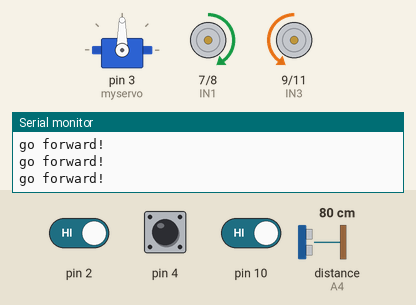
Recording of a sketch running on a simulated Arduino Uno, built with avr-gcc and run on an emulated ATmega328P. Parts: servo, motor-driver pin pairs drawn as motors (green arrow = first pin HIGH = forward, orange = second pin HIGH = backward, longer = more drive, scaled by the enable pin), the last lines printed to the serial monitor. Wiring (inferred from the names in the program): ultrasonic range finder: trigger A5; echo A4. The inputs (shaded band) are chosen by the test bench; at power-on: distance to the obstacle (sensor on A4) 80 cm, pin 2 HIGH, pin 10 HIGH, pin 4 HIGH. The echo pulse lasts 58.3 µs per cm; random numbers use the default seed unless the sketch sets one.

Above: at 1.2 s.
1.3 s: distance to the obstacle (sensor on A4) set to 44 cm
4.3 s: distance to the obstacle (sensor on A4) set to 39 cm
At 4.73 s:
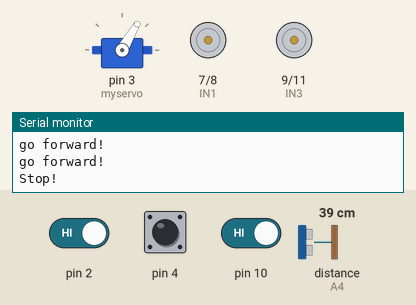
At 5.37 s:
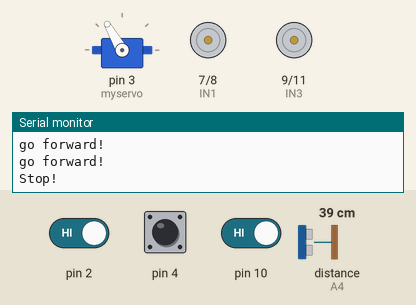
7.3 s: pin 2 driven LOW
9.6 s: pin 2 driven HIGH
At 10.5 s:
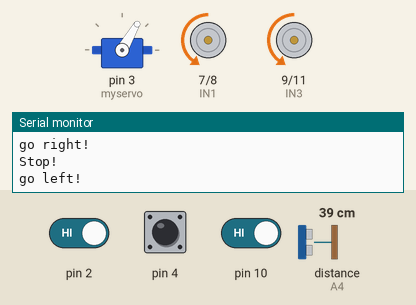
12.6 s: pin 10 driven LOW
15.0 s: pin 10 driven HIGH
At 15.07 s:
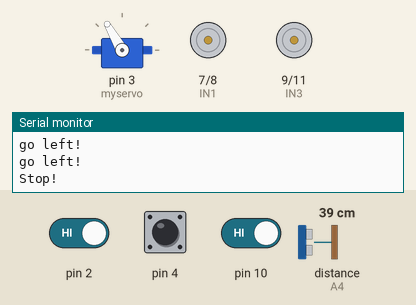
Timing chart, 0 to 19.0 s (numbered marks = the images above; inputs shaded):
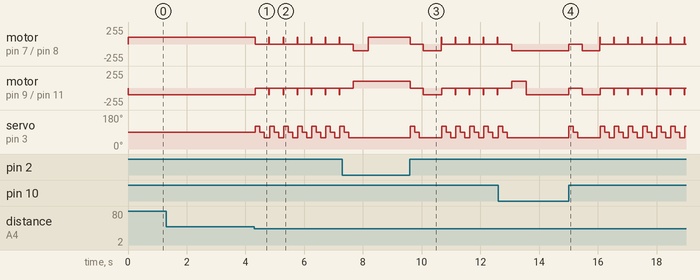

Measured:
- the behaviour switches between 42 and 41 cm on distance to the obstacle (sensor on A4) (found by bisection; images 0 and 1)
- after the input at 4.3 s, motor on pin 7 (IN1) / pin 8 (IN2): alternates forward 100/255 for 0.02 s and stopped for 0.46 s, starting at once; motor on pin 9 (IN3) / pin 11 (IN4): alternates backward 100/255 for 0.02 s and stopped for 0.46 s, starting at once
- after the input at 9.6 s, motor on pin 9 (IN3) / pin 11 (IN4): goes stopped 0.46 s, backward 100/255 0.62 s, 4 × (stopped 0.46 s, backward 100/255 0.02 s), then stopped, starting at once; servo on pin 3 (myservo): 60° → 120° at once, → 90° 0.15 s later, → 60° 0.15 s later, → 120° 0.77 s later, … (15 changes in this stretch)
- after the input at 15.0 s, motor on pin 9 (IN3) / pin 11 (IN4): goes stopped 0.46 s, backward 100/255 0.62 s, 6 × (stopped 0.46 s, backward 100/255 0.02 s), then stopped, starting at once; servo on pin 3 (myservo): 60° → 120° at once, → 90° 0.15 s later, → 60° 0.15 s later, → 120° 0.77 s later, … (22 changes in this stretch)

The sketch:

lab3_objectAvoidance.ino
```cpp
//Christopher Ho
//500840595
//christopher.j.ho@ryerson.ca

#include <Servo.h>  //servo library
Servo myservo;      // create servo object to control servo
int Echo = A4;
int Trig = A5;
int rightDistance = 0, leftDistance = 0, middleDistance = 0;

//Line Tracking IO define
#define LT_R !digitalRead(10)
#define LT_M !digitalRead(4)
#define LT_L !digitalRead(2)

#define ENA 5
#define ENB 6
#define IN1 7
#define IN2 8
#define IN3 9
#define IN4 11

#define carSpeed 100
long randNumber;

/* Two independent timed events */
const unsigned long eventTime1_Ultrasonic = 100;
const unsigned long eventTime_2_Ultrasonic = 200; //interval in ms
const unsigned long eventTime3_Ultrasonic = 300;

unsigned long previousTime_1 = 0;
unsigned long previousTime_2 = 0;
unsigned long previousTime_3 = 0;

void forward() {
  analogWrite(ENA, carSpeed);
  analogWrite(ENB, carSpeed);
  digitalWrite(IN1, HIGH);
  digitalWrite(IN2, LOW);
  digitalWrite(IN3, LOW);
  digitalWrite(IN4, HIGH);
  Serial.println("go forward!");
}

void back() {
  analogWrite(ENA, carSpeed);
  analogWrite(ENB, carSpeed);
  digitalWrite(IN1, LOW);
  digitalWrite(IN2, HIGH);
  digitalWrite(IN3, HIGH);
  digitalWrite(IN4, LOW);
  Serial.println("go back!");
}

void left() {
  analogWrite(ENA, carSpeed);
  analogWrite(ENB, carSpeed);
  digitalWrite(IN1, LOW);
  digitalWrite(IN2, HIGH);
  digitalWrite(IN3, LOW);
  digitalWrite(IN4, HIGH);
  Serial.println("go left!");
}

void right() {
  analogWrite(ENA, carSpeed);
  analogWrite(ENB, carSpeed);
  digitalWrite(IN1, HIGH);
  digitalWrite(IN2, LOW);
  digitalWrite(IN3, HIGH);
  digitalWrite(IN4, LOW);
  Serial.println("go right!");
}

void stop() {
  digitalWrite(ENA, LOW);
  digitalWrite(ENB, LOW);
  Serial.println("Stop!");
}

/* picks random direction for robot to turn */
void pick_side() {
  randNumber = random(0, 1);
  unsigned long currentTime = millis();
  if (randNumber > 0.5) {
    while (millis() < currentTime + 500) {
      back();
    }

    while (millis() < currentTime + 1000) {
      left();
    }
    while (LT_R);
  }
  else {
    while (millis() < currentTime + 500) {
      back();
    }

    while (millis() < currentTime + 1000) {
      right();
    }
    while (LT_L);
  }
}

/*Ultrasonic distance measurement Sub function */
int Distance_test() {
  digitalWrite(Trig, LOW);
  delayMicroseconds(2);
  digitalWrite(Trig, HIGH);
  delayMicroseconds(20);
  digitalWrite(Trig, LOW);
  float Fdistance = pulseIn(Echo, HIGH);
  Fdistance = Fdistance / 58;
  return (int)Fdistance;
}

void setup() {
  myservo.attach(3, 700, 2400); // attach servo on pin 3 to servo object
  Serial.begin(9600);
  pinMode(10, INPUT);
  pinMode(4, INPUT);
  pinMode(2, INPUT);

  pinMode(Echo, INPUT);
  pinMode(Trig, OUTPUT);
  pinMode(IN1, OUTPUT);
  pinMode(IN2, OUTPUT);
  pinMode(IN3, OUTPUT);
  pinMode(IN4, OUTPUT);
  pinMode(ENA, OUTPUT);
  pinMode(ENB, OUTPUT);
  stop();
}

void avoid_obstacle() {
  //Evaluate options
  if (rightDistance > leftDistance) {
    right();
    delay(600);
  }
  else if (rightDistance < leftDistance) {
    left();
    delay(600);
  }
  else if ((rightDistance <= 20) || (leftDistance <= 20) || (middleDistance <= 20)) {
    back();
    delay(100);
  }
}

void loop() {
  /* Updates frequently */
  unsigned long currentTime = millis();

  if (LT_M && LT_R && LT_L) { /* if all three sensors triggered */
    while (millis() < currentTime + 500) {
      stop();
    }
    pick_side();
  }
  else if (LT_R) { /* right sensor triggered, reverse then turn left */
    while (millis() < currentTime + 500) {
      back();
    }

    while (millis() < currentTime + 1000) {
      left();
    }
    while (LT_R);
  }
  else if (LT_L) { /* left sensor triggered, reverse then turn right */
    while (millis() < currentTime + 500) {
      back();
    }

    while (millis() < currentTime + 1000) {
      right();
    }
    while (LT_L);
  }
  else { /* no sensors triggered, keep moving forward */
    while (millis() < currentTime + 10) {
      forward();
    }
  }//line

  /* This is event 1 ultrasonic sensor stuff */
  if (currentTime - previousTime_1 >= eventTime1_Ultrasonic) {
    myservo.write(90);
    middleDistance = Distance_test();

    if (middleDistance <= 40) {
      stop();
      myservo.write(120);
      delay(150);
      leftDistance = Distance_test();

      myservo.write(90);
      delay(150);
      middleDistance = Distance_test();

      myservo.write(60);
      delay(150);
      rightDistance = Distance_test();

      avoid_obstacle();
    }
    previousTime_1 = currentTime;
  }//event1

  /* This is event 2 stuff */
  if (currentTime - previousTime_2 >= eventTime_2_Ultrasonic) {
    previousTime_2 = currentTime;
  }//event2

  /* This is event 3 stuff */
  if (currentTime - previousTime_3 >= eventTime3_Ultrasonic) {
    previousTime_3 = currentTime;
  }//event3

}//loop
```
